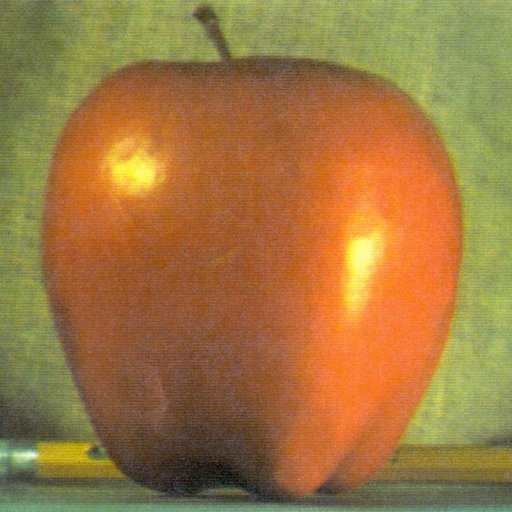
#> input picture 2D-Transformations/apple.jpg, 512 x 512 px
$ python translation.py
#> lines starting #> are read from the running program, lines starting #| are printed output that depends on the picture
#!/usr/bin/env python3
import numpy as np
import cv2 as cv
img=cv.imread('apple.jpg')
#> img is the input picture: shape (512, 512, 3); mean B, G, R 64.8, 119.7, 159.1
rows,cols,c=img.shape
#> rows = 512; cols = 512; c = 3
M=np.float32([[1,0,200],[0,1,100]])
dst=cv.warpAffine(img,M,(cols*2,rows*2))
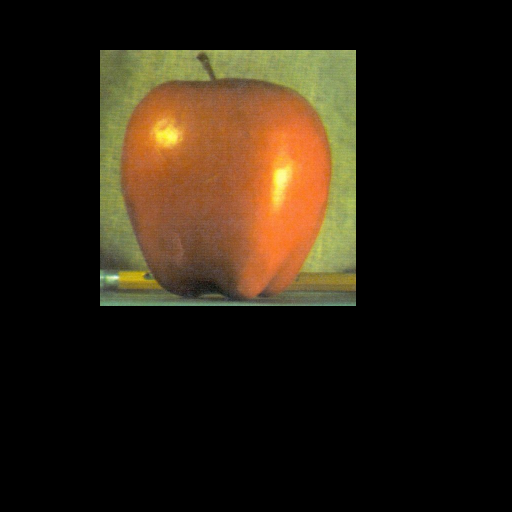
#> dst: shape (1024, 1024, 3) (shown at 1/2 size); mean B, G, R 16.2, 29.9, 39.8
cv.imshow('Original Image',img)
cv.waitKey(0)
cv.imshow('Image after Translation',dst)
cv.waitKey(0)

$ run again, with 2D-Transformations/gradient.jpg copied over 2D-Transformations/apple.jpg
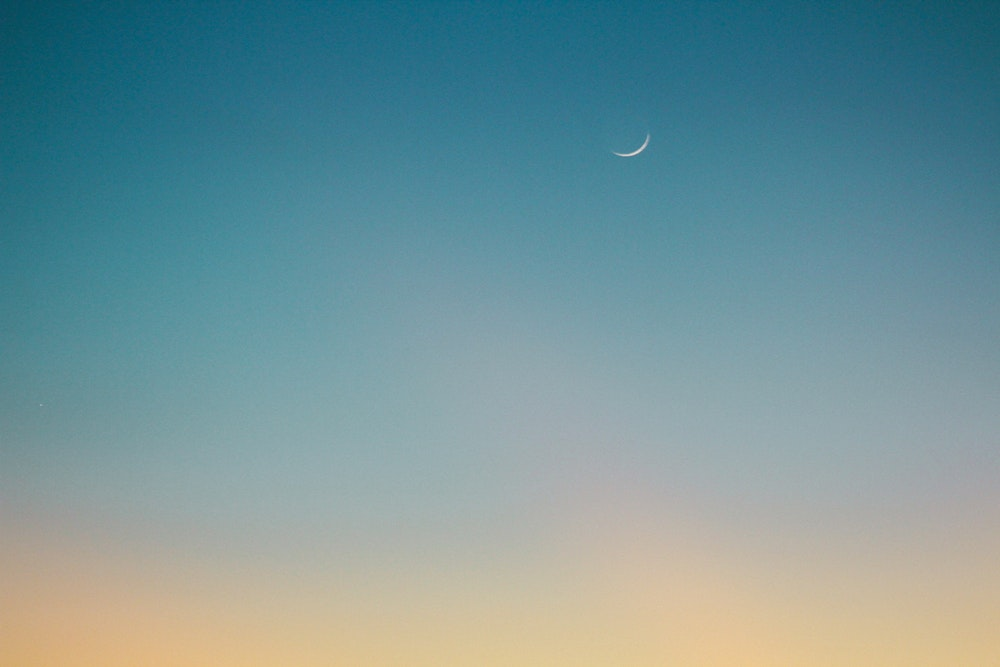
#> input picture 2D-Transformations/gradient.jpg, 1000 x 667 px
#> img is the input picture: shape (667, 1000, 3); mean B, G, R 153.1, 148.8, 115.8
#> `dst=cv.warpAffine(img,M,(cols*2,rows*2))`:
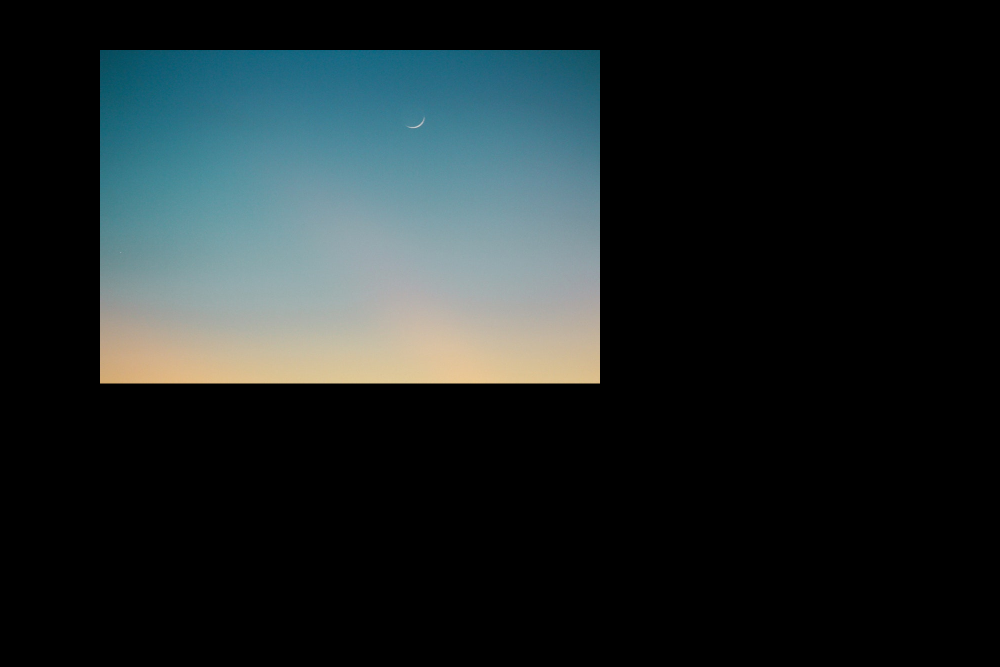
#> dst: shape (1334, 2000, 3) (shown at 1/2 size); mean B, G, R 38.3, 37.2, 28.9
